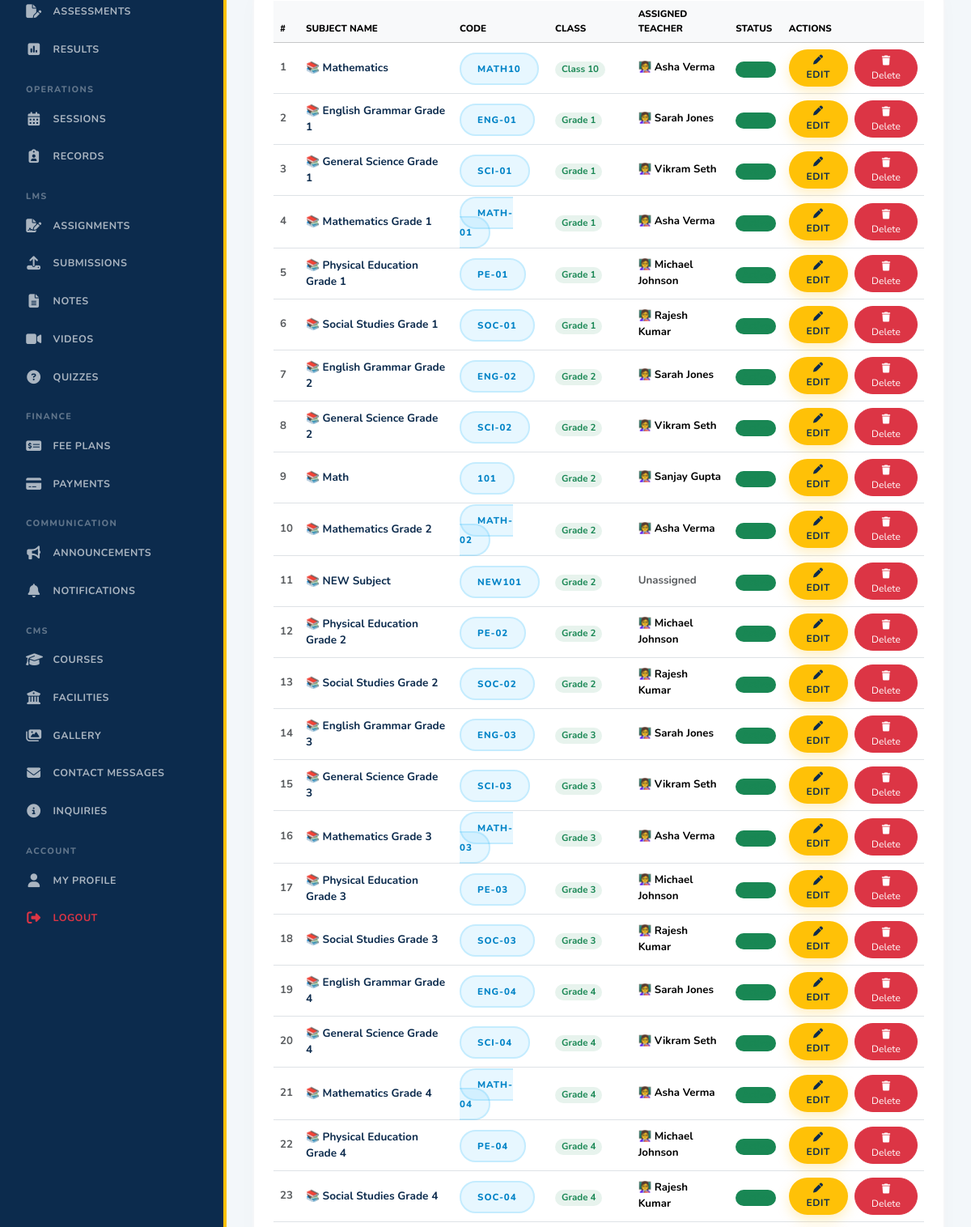
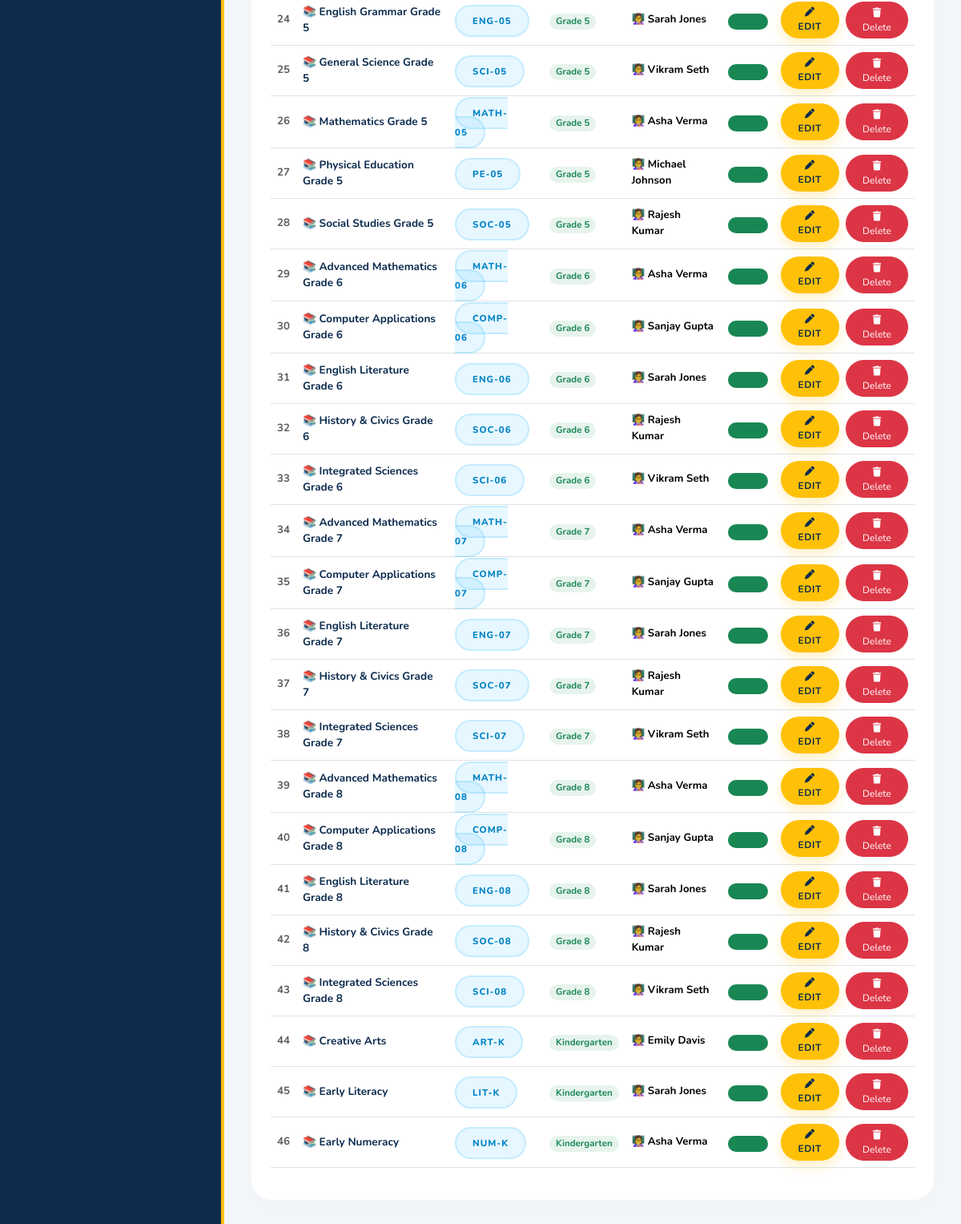
Page /dashboard/admin/subjects/ (signed in, lower part) on the earlier database version (2 pictures, top to bottom).
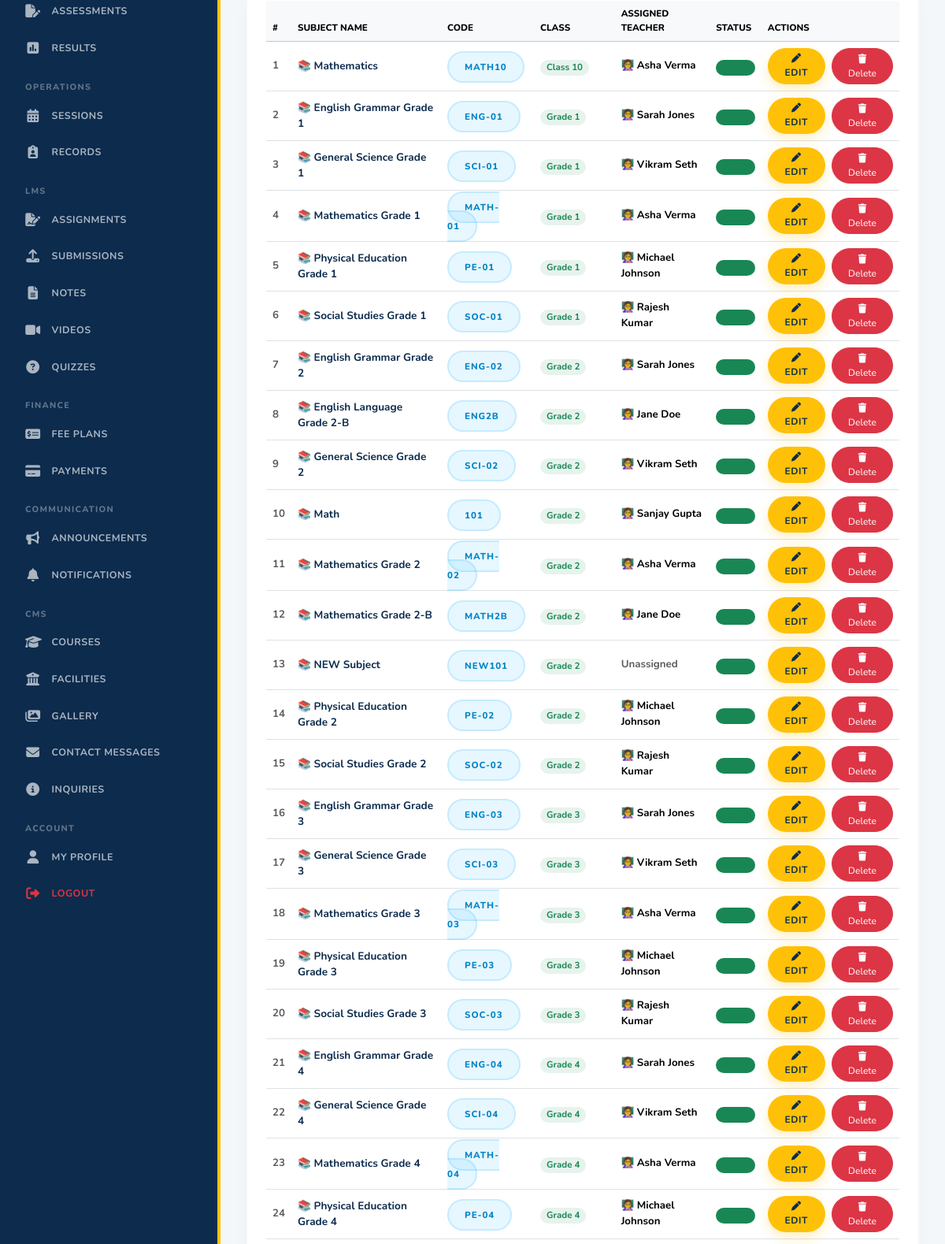
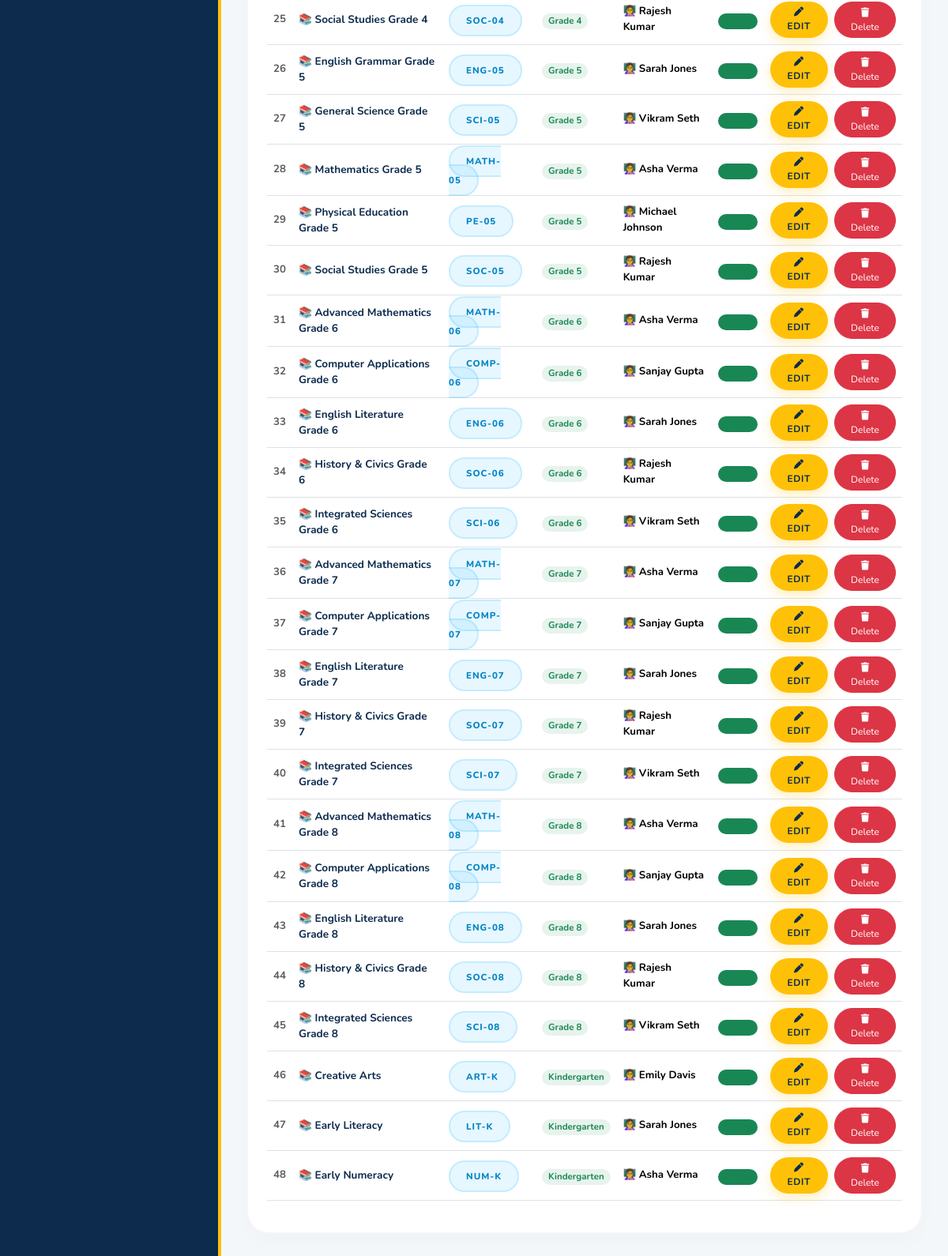
Same page on the later database version (2 pictures, top to bottom).
### academics/models.py (models this page shows, shortened)
class Subject(models.Model):
    classroom = models.ForeignKey(ClassRoom, on_delete=models.CASCADE, related_name="subjects")
    teacher = models.ForeignKey(
        "users.TeacherProfile",
        on_delete=models.SET_NULL,
        related_name="subjects",
        blank=True,
        null=True,
    )
    name = models.CharField(max_length=120)
    code = models.CharField(max_length=30)
    description = models.TextField(blank=True)
    is_active = models.BooleanField(default=True)
    created_at = models.DateTimeField(auto_now_add=True)
    updated_at = models.DateTimeField(auto_now=True)
    class Meta:
        constraints = [
            models.UniqueConstraint(
                fields=["classroom", "code"],
                name="unique_subject_code_per_classroom",
            )
        ]
        ordering = ["classroom__name", "name"]

class ClassRoom(models.Model):
    name = models.CharField(max_length=80)
    section = models.CharField(max_length=20, blank=True)
    academic_year = models.CharField(max_length=20)
    capacity = models.PositiveIntegerField(default=40)
    class_teacher = models.ForeignKey(
        "users.TeacherProfile",
        on_delete=models.SET_NULL,
        related_name="classrooms",
        blank=True,
        null=True,
    )
    is_active = models.BooleanField(default=True)
    created_at = models.DateTimeField(auto_now_add=True)
    updated_at = models.DateTimeField(auto_now=True)
    class Meta:
        constraints = [
            models.UniqueConstraint(
                fields=["name", "section", "academic_year"],
                name="unique_classroom_per_year",
            )
        ]
        ordering = ["name", "section"]

### users/models.py (models this page shows, shortened)
class TeacherProfile(models.Model):
    class Status(models.TextChoices):
        ACTIVE = "active", "Active"
        ON_LEAVE = "on_leave", "On leave"
        INACTIVE = "inactive", "Inactive"
    user = models.OneToOneField(User, on_delete=models.CASCADE, related_name="teacher_profile")
    employee_id = models.CharField(max_length=40, unique=True)
    qualification = models.CharField(max_length=160, blank=True)
    designation = models.CharField(max_length=120, default="Teacher")
    bio = models.TextField(blank=True)
    joined_on = models.DateField(blank=True, null=True)
    status = models.CharField(max_length=20, choices=Status.choices, default=Status.ACTIVE)
    created_at = models.DateTimeField(auto_now_add=True)
    updated_at = models.DateTimeField(auto_now=True)

class User(AbstractUser):
    class Roles(models.TextChoices):
        ADMIN = "admin", "Admin"
        TEACHER = "teacher", "Teacher"
        STUDENT = "student", "Student"
    email = models.EmailField(unique=True)
    role = models.CharField(max_length=20, choices=Roles.choices, default=Roles.STUDENT)
    phone = models.CharField(max_length=20, blank=True)
    address = models.TextField(blank=True)
    bio = models.TextField(blank=True)
    avatar = models.ImageField(upload_to="avatars/", blank=True, null=True)
    is_verified = models.BooleanField(default=True)
    date_of_birth = models.DateField(blank=True, null=True)
    gender = models.CharField(max_length=20, blank=True)
    city = models.CharField(max_length=80, blank=True)
    state = models.CharField(max_length=80, blank=True)
    country = models.CharField(max_length=80, blank=True)
    pincode = models.CharField(max_length=20, blank=True)
    employee_id = models.CharField(max_length=40, blank=True)
    joining_date = models.DateField(blank=True, null=True)
    profile_visibility = models.BooleanField(default=True)
    email_notifications = models.BooleanField(default=True)
    system_notifications = models.BooleanField(default=True)
    theme = models.CharField(max_length=20, default="light")
    language = models.CharField(max_length=20, default="en")
    created_at = models.DateTimeField(auto_now_add=True)
    updated_at = models.DateTimeField(auto_now=True)
    @property
    def full_name(self):
        name = f"{self.first_name} {self.last_name}".strip()
        return name or self.username

### dashboard/views.py (the view, shortened to what this page needs)
# urls.py: path("dashboard/admin/subjects/", views.admin_subjects, name="admin_subjects"),
@login_required
def admin_subjects(request):
    if request.user.role != "admin":
        return redirect("dashboard_redirect")
    q = request.GET.get("q", "").strip()
    classroom_filter = request.GET.get("classroom", "")
    teacher_filter = request.GET.get("teacher", "")
    status_filter = request.GET.get("status", "")
    subjects = Subject.objects.all().select_related("classroom", "teacher").order_by("classroom__name", "name")
    if q:
        subjects = subjects.filter(Q(name__icontains=q) | Q(code__icontains=q))
    if classroom_filter:
        subjects = subjects.filter(classroom_id=classroom_filter)
    if teacher_filter:
        subjects = subjects.filter(teacher_id=teacher_filter)
    if status_filter:
        is_act = (status_filter == "active")
        subjects = subjects.filter(is_active=is_act)
    classrooms = ClassRoom.objects.all()
    teachers = TeacherProfile.objects.filter(user__is_active=True)
    return render(request, "admin/subjects.html", {
        "subjects": subjects,
        "classrooms": classrooms,
        "teachers": teachers,
        "is_dashboard_view": True,
        "q": q,
        "classroom_filter": int(classroom_filter) if classroom_filter else "",
        "teacher_filter": int(teacher_filter) if teacher_filter else "",
        "status_filter": status_filter
    })

### templates/admin/subjects.html (shortened to what this page needs)
{% extends "dashboard_base.html" %}
{% load static %}
{% block dashboard_content %}
<div class="premium-card p-4 bg-white">
    <div class="table-responsive">
        <table class="table table-hover align-middle">
            <thead class="table-light">
                <tr>
                    <th style="font-size:0.73rem; text-transform:uppercase; font-weight:800;">#</th>
                    <th style="font-size:0.73rem; text-transform:uppercase; font-weight:800;">Subject Name</th>
                    <th style="font-size:0.73rem; text-transform:uppercase; font-weight:800;">Code</th>
                    <th style="font-size:0.73rem; text-transform:uppercase; font-weight:800;">Class</th>
                    <th style="font-size:0.73rem; text-transform:uppercase; font-weight:800;">Assigned Teacher</th>
                    <th style="font-size:0.73rem; text-transform:uppercase; font-weight:800;">Status</th>
                    <th style="font-size:0.73rem; text-transform:uppercase; font-weight:800;">Actions</th>
                </tr>
            </thead>
            <tbody>
                {% for subject in subjects %}
                <tr>
                    <td class="text-muted fw-bold" style="font-size:0.83rem;">{{ forloop.counter }}</td>
                    <td class="fw-bold" style="font-size:0.85rem; color:var(--primary-color);">📚 {{ subject.name }}</td>
                    <td><span class="badge-premium-blue" style="font-size:0.72rem;">{{ subject.code }}</span></td>
                    <td><span class="badge bg-success bg-opacity-10 text-success rounded-pill fw-bold px-2 py-1" style="font-size:0.72rem;">{{ subject.classroom.name }}</span></td>
                    <td class="fw-bold" style="font-size:0.83rem;">
                        {% if subject.teacher %}
                        👩‍🏫 {{ subject.teacher.user.full_name }}
                        {% else %}
                        <span class="text-muted">Unassigned</span>
                        {% endif %}
                    </td>
                    <td>
                        {% if subject.is_active %}
                            <span class="badge bg-success bg-opacity-15 text-success rounded-pill fw-bold px-2 py-1" style="font-size:0.72rem;">Active</span>
                        {% else %}
                            <span class="badge bg-danger bg-opacity-15 text-danger rounded-pill fw-bold px-2 py-1" style="font-size:0.72rem;">Inactive</span>
                        {% endif %}
                    </td>
                    <td>
                        <div class="d-flex gap-2">
                            <a href="{% url 'admin_subject_edit' subject.id %}" class="btn btn-sm btn-premium-accent rounded-pill px-3 py-1 fw-bold" style="font-size:0.75rem;">
                                <i class="fa-solid fa-pen"></i> Edit
                            </a>
                            <a href="{% url 'admin_subject_delete' subject.id %}" class="btn btn-sm btn-danger rounded-pill px-3 py-1" style="font-size:0.75rem;" onclick="return confirm('Are you sure you want to delete subject {{ subject.name }}?')">
                                <i class="fa-solid fa-trash"></i> Delete
                            </a>
                        </div>
                    </td>
                </tr>
                {% empty %}
                <tr><td colspan="7" class="text-center py-5">
                    <div style="font-size:3rem;">📂</div>
                    <p class="text-muted mt-2 mb-0">No subjects found matching your filters.</p>
                </td></tr>
                {% endfor %}
            </tbody>
        </table>
    </div>
</div>
{% endblock %}

Differences in the rows shown:
added Subject: name "English Language Grade 2-B", code "ENG2B", classroom.name "Grade 2", teacher.user.full_name "Jane Doe"
added Subject: name "Mathematics Grade 2-B", code "MATH2B", classroom.name "Grade 2", teacher.user.full_name "Jane Doe"
